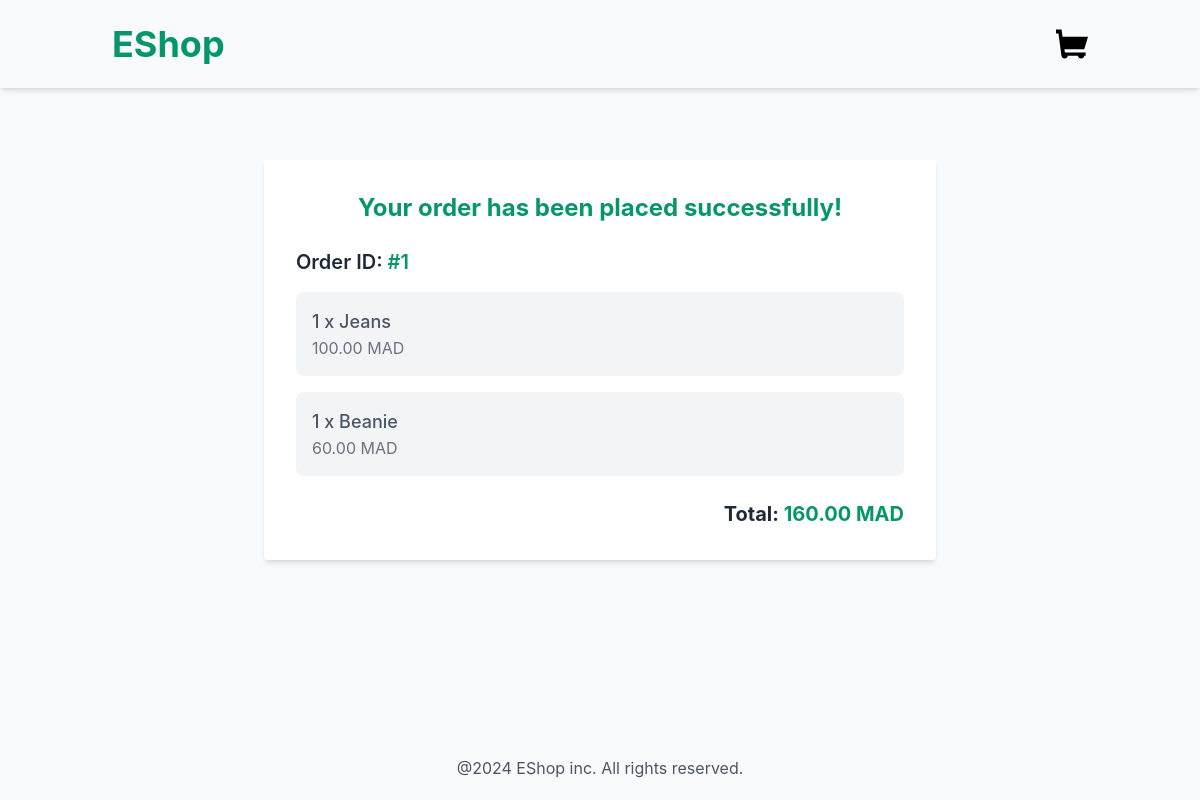
/orders/confirmation/1/, run on the app's committed database.
### orders/models.py (models this page shows)
class Order(models.Model):
    full_name = models.CharField(max_length=250)
    email= models.EmailField()
    address = models.CharField(max_length=250)
    created_at = models.DateTimeField(auto_now_add=True)
    updated_at = models.DateTimeField(auto_now=True)
    paid = models.BooleanField(default=False)
    def get_total_cost(self):
        return sum(item.get_cost() for item in self.items.all())

class OrderItem(models.Model):
    order = models.ForeignKey(Order, related_name='items', on_delete=models.CASCADE)
    product = models.ForeignKey(product,related_name='order_item', on_delete=models.CASCADE)
    price = models.DecimalField(max_digits=10, decimal_places=2)
    quantity = models.PositiveIntegerField(default=1)
    def get_cost(self):
        return self.price * self.quantity

### product/models.py (models this page shows, shortened)
class product(models.Model):
    category = models.ForeignKey(Category,related_name='product', on_delete=models.CASCADE)
    name = models.CharField(max_length=250)
    slug = models.SlugField(max_length=250)
    description = models.TextField(blank=True)
    price = models.DecimalField(max_digits=10, decimal_places=2)
    available = models.BooleanField(default=True)
    created = models.DateTimeField(auto_now_add = True)
    updated = models.DateTimeField(auto_now = True)
    image = models.ImageField(upload_to='product',blank=True, null=True)

### orders/views.py (the view)
# urls.py: path("confirmation/<int:order_id>/",order_confirmation,name='order_confirmation')
def order_confirmation(request, order_id):
    order = get_object_or_404(Order,id = order_id)
    return render(request, "orders/order_confirmation.html", {"order":order})

### orders/templates/orders/order_confirmation.html (shortened to what this page needs)
{% extends "base.html" %}
{% block content %}
<div class="max-w-2xl mx-auto mt-10 p-8 bg-white shadow-md rounded">
    <h2 class="text-2xl font-bold text-center mb-6 text-emerald-600">Your order has been placed successfully!</h2>
    <h3 class="text-xl font-semibold mb-4 text-gray-800">Order ID: <span class="text-emerald-600">#{{ order.id }}</span></h3>
    <ul class="mb-6 space-y-4">
        {% for item in order.items.all %}
        <li class="flex justify-between items-center p-4 bg-gray-100 rounded-lg">
            <div>
                <strong class="text-lg font-medium">{{ item.quantity }} x {{ item.product.name }}</strong>
                <br>
                <span class="text-gray-500">{{ item.price }} MAD</span>
            </div>
        </li>
        {% endfor %}
    </ul>
    <p class="text-xl font-bold text-right text-gray-800">Total: <span class="text-emerald-600">{{ order.get_total_cost }} MAD</span></p>
</div>
{% endblock %}

### data on the page
Order: id "1", get_total_cost "160.00"
OrderItem: quantity "1", product.name "Jeans", price "100.00"
OrderItem: quantity "1", product.name "Beanie", price "60.00"
